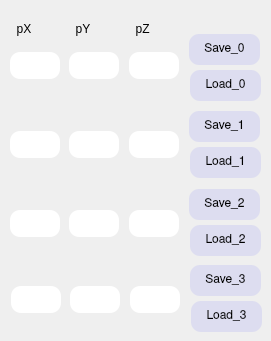
     <widget class="QWidget" name="tab_2">
      <attribute name="title">
       <string>Correct Tool_Coor</string>
      </attribute>
      <widget class="QLineEdit" name="e_toolx_0">
       <property name="geometry">
        <rect>
         <x>10</x>
         <y>52</y>
         <width>50</width>
         <height>27</height>
        </rect>
       </property>
       <property name="styleSheet">
        <string notr="true">QLineEdit {
    border: 0px solid gray;
    border-radius: 10px;
    padding: 0 8px;
    background: white;
    selection-background-color: white;
}</string>
       </property>
      </widget>
      <widget class="QLineEdit" name="e_tooly_0">
       <property name="geometry">
        <rect>
         <x>69</x>
         <y>52</y>
         <width>50</width>
         <height>27</height>
        </rect>
       </property>
       <property name="styleSheet">
        <string notr="true">QLineEdit {
    border: 0px solid gray;
    border-radius: 10px;
    padding: 0 8px;
    background: white;
    selection-background-color: white;
}</string>
       </property>
      </widget>
      <widget class="QLineEdit" name="e_toolz_0">
       <property name="geometry">
        <rect>
         <x>129</x>
         <y>52</y>
         <width>50</width>
         <height>27</height>
        </rect>
       </property>
       <property name="styleSheet">
        <string notr="true">QLineEdit {
    border: 0px solid gray;
    border-radius: 10px;
    padding: 0 8px;
    background: white;
    selection-background-color: white;
}</string>
       </property>
      </widget>
      <widget class="QLabel" name="label_22">
       <property name="geometry">
        <rect>
         <x>129</x>
         <y>20</y>
         <width>41</width>
         <height>17</height>
        </rect>
       </property>
       <property name="text">
        <string>  pZ</string>
       </property>
      </widget>
      <widget class="QLabel" name="label_21">
       <property name="geometry">
        <rect>
         <x>69</x>
         <y>20</y>
         <width>41</width>
         <height>17</height>
        </rect>
       </property>
       <property name="text">
        <string>  pY</string>
       </property>
      </widget>
      <widget class="QLabel" name="label_20">
       <property name="geometry">
        <rect>
         <x>10</x>
         <y>20</y>
         <width>41</width>
         <height>17</height>
        </rect>
       </property>
       <property name="text">
        <string>  pX</string>
       </property>
      </widget>
      <widget class="QPushButton" name="b_save_0">
       <property name="geometry">
        <rect>
         <x>189</x>
         <y>34</y>
         <width>71</width>
         <height>31</height>
        </rect>
       </property>
       <property name="font">
        <font>
         <family>Nimbus Sans L</family>
         <weight>50</weight>
         <bold>false</bold>
        </font>
       </property>
       <property name="styleSheet">
        <string notr="true">QPushButton {
    border: 0px solid gray;
    border-radius: 10px;
    padding: 0 8px;
    background:rgb(221, 221, 240);
    selection-background-color: rgb(216, 216, 216);
}</string>
       </property>
       <property name="text">
        <string>Save_0</string>
       </property>
      </widget>
      <widget class="QLineEdit" name="e_toolz_1">
       <property name="geometry">
        <rect>
         <x>129</x>
         <y>131</y>
         <width>50</width>
         <height>27</height>
        </rect>
       </property>
       <property name="styleSheet">
        <string notr="true">QLineEdit {
    border: 0px solid gray;
    border-radius: 10px;
    padding: 0 8px;
    background: white;
    selection-background-color: white;
}</string>
       </property>
      </widget>
      <widget class="QLineEdit" name="e_toolx_1">
       <property name="geometry">
        <rect>
         <x>10</x>
         <y>131</y>
         <width>50</width>
         <height>27</height>
        </rect>
       </property>
       <property name="styleSheet">
        <string notr="true">QLineEdit {
    border: 0px solid gray;
    border-radius: 10px;
    padding: 0 8px;
    background: white;
    selection-background-color: white;
}</string>
       </property>
      </widget>
      <widget class="QPushButton" name="b_save_1">
       <property name="geometry">
        <rect>
         <x>189</x>
         <y>111</y>
         <width>71</width>
         <height>31</height>
        </rect>
       </property>
       <property name="font">
        <font>
         <family>Nimbus Sans L</family>
         <weight>50</weight>
         <bold>false</bold>
        </font>
       </property>
       <property name="styleSheet">
        <string notr="true">QPushButton {
    border: 0px solid gray;
    border-radius: 10px;
    padding: 0 8px;
    background:rgb(221, 221, 240);
    selection-background-color: rgb(216, 216, 216);
}</string>
       </property>
       <property name="text">
        <string>Save_1</string>
       </property>
      </widget>
      <widget class="QLineEdit" name="e_tooly_1">
       <property name="geometry">
        <rect>
         <x>69</x>
         <y>131</y>
         <width>50</width>
         <height>27</height>
        </rect>
       </property>
       <property name="styleSheet">
        <string notr="true">QLineEdit {
    border: 0px solid gray;
    border-radius: 10px;
    padding: 0 8px;
    background: white;
    selection-background-color: white;
}</string>
       </property>
      </widget>
      <widget class="QLineEdit" name="e_toolz_2">
       <property name="geometry">
        <rect>
         <x>129</x>
         <y>210</y>
         <width>50</width>
         <height>27</height>
        </rect>
       </property>
       <property name="styleSheet">
        <string notr="true">QLineEdit {
    border: 0px solid gray;
    border-radius: 10px;
    padding: 0 8px;
    background: white;
    selection-background-color: white;
}</string>
       </property>
      </widget>
      <widget class="QPushButton" name="b_save_2">
       <property name="geometry">
        <rect>
         <x>189</x>
         <y>189</y>
         <width>71</width>
         <height>31</height>
        </rect>
       </property>
       <property name="font">
        <font>
         <family>Nimbus Sans L</family>
         <weight>50</weight>
         <bold>false</bold>
        </font>
       </property>
       <property name="styleSheet">
        <string notr="true">QPushButton {
    border: 0px solid gray;
    border-radius: 10px;
    padding: 0 8px;
    background:rgb(221, 221, 240);
    selection-background-color: rgb(216, 216, 216);
}</string>
       </property>
       <property name="text">
        <string>Save_2</string>
       </property>
      </widget>
      <widget class="QLineEdit" name="e_tooly_2">
       <property name="geometry">
        <rect>
         <x>69</x>
         <y>210</y>
         <width>50</width>
         <height>27</height>
        </rect>
       </property>
       <property name="styleSheet">
        <string notr="true">QLineEdit {
    border: 0px solid gray;
    border-radius: 10px;
    padding: 0 8px;
    background: white;
    selection-background-color: white;
}</string>
       </property>
      </widget>
      <widget class="QLineEdit" name="e_toolx_2">
       <property name="geometry">
        <rect>
         <x>10</x>
         <y>210</y>
         <width>50</width>
         <height>27</height>
        </rect>
       </property>
       <property name="styleSheet">
        <string notr="true">QLineEdit {
    border: 0px solid gray;
    border-radius: 10px;
    padding: 0 8px;
    background: white;
    selection-background-color: white;
}</string>
       </property>
      </widget>
      <widget class="QLineEdit" name="e_toolz_3">
       <property name="geometry">
        <rect>
         <x>130</x>
         <y>286</y>
         <width>50</width>
         <height>27</height>
        </rect>
       </property>
       <property name="styleSheet">
        <string notr="true">QLineEdit {
    border: 0px solid gray;
    border-radius: 10px;
    padding: 0 8px;
    background: white;
    selection-background-color: white;
}</string>
       </property>
      </widget>
      <widget class="QPushButton" name="b_save_3">
       <property name="geometry">
        <rect>
         <x>190</x>
         <y>265</y>
         <width>71</width>
         <height>31</height>
        </rect>
       </property>
       <property name="font">
        <font>
         <family>Nimbus Sans L</family>
         <weight>50</weight>
         <bold>false</bold>
        </font>
       </property>
       <property name="styleSheet">
        <string notr="true">QPushButton {
    border: 0px solid gray;
    border-radius: 10px;
    padding: 0 8px;
    background:rgb(221, 221, 240);
    selection-background-color: rgb(216, 216, 216);
}</string>
       </property>
       <property name="text">
        <string>Save_3</string>
       </property>
      </widget>
      <widget class="QLineEdit" name="e_toolx_3">
       <property name="geometry">
        <rect>
         <x>11</x>
         <y>286</y>
         <width>50</width>
         <height>27</height>
        </rect>
       </property>
       <property name="styleSheet">
        <string notr="true">QLineEdit {
    border: 0px solid gray;
    border-radius: 10px;
    padding: 0 8px;
    background: white;
    selection-background-color: white;
}</string>
       </property>
      </widget>
      <widget class="QLineEdit" name="e_tooly_3">
       <property name="geometry">
        <rect>
         <x>70</x>
         <y>286</y>
         <width>50</width>
         <height>27</height>
        </rect>
       </property>
       <property name="styleSheet">
        <string notr="true">QLineEdit {
    border: 0px solid gray;
    border-radius: 10px;
    padding: 0 8px;
    background: white;
    selection-background-color: white;
}</string>
       </property>
      </widget>
      <widget class="QPushButton" name="b_load_0">
       <property name="geometry">
        <rect>
         <x>190</x>
         <y>70</y>
         <width>71</width>
         <height>31</height>
        </rect>
       </property>
       <property name="font">
        <font>
         <family>Nimbus Sans L</family>
         <weight>50</weight>
         <bold>false</bold>
        </font>
       </property>
       <property name="styleSheet">
        <string notr="true">QPushButton {
    border: 0px solid gray;
    border-radius: 10px;
    padding: 0 8px;
    background:rgb(221, 221, 240);
    selection-background-color: rgb(216, 216, 216);
}</string>
       </property>
       <property name="text">
        <string>Load_0</string>
       </property>
      </widget>
      <widget class="QPushButton" name="b_load_1">
       <property name="geometry">
        <rect>
         <x>190</x>
         <y>147</y>
         <width>71</width>
         <height>31</height>
        </rect>
       </property>
       <property name="font">
        <font>
         <family>Nimbus Sans L</family>
         <weight>50</weight>
         <bold>false</bold>
        </font>
       </property>
       <property name="styleSheet">
        <string notr="true">QPushButton {
    border: 0px solid gray;
    border-radius: 10px;
    padding: 0 8px;
    background:rgb(221, 221, 240);
    selection-background-color: rgb(216, 216, 216);
}</string>
       </property>
       <property name="text">
        <string>Load_1</string>
       </property>
      </widget>
      <widget class="QPushButton" name="b_load_2">
       <property name="geometry">
        <rect>
         <x>190</x>
         <y>225</y>
         <width>71</width>
         <height>31</height>
        </rect>
       </property>
       <property name="font">
        <font>
         <family>Nimbus Sans L</family>
         <weight>50</weight>
         <bold>false</bold>
        </font>
       </property>
       <property name="styleSheet">
        <string notr="true">QPushButton {
    border: 0px solid gray;
    border-radius: 10px;
    padding: 0 8px;
    background:rgb(221, 221, 240);
    selection-background-color: rgb(216, 216, 216);
}</string>
       </property>
       <property name="text">
        <string>Load_2</string>
       </property>
      </widget>
      <widget class="QPushButton" name="b_load_3">
       <property name="geometry">
        <rect>
         <x>191</x>
         <y>301</y>
         <width>71</width>
         <height>31</height>
        </rect>
       </property>
       <property name="font">
        <font>
         <family>Nimbus Sans L</family>
         <weight>50</weight>
         <bold>false</bold>
        </font>
       </property>
       <property name="styleSheet">
        <string notr="true">QPushButton {
    border: 0px solid gray;
    border-radius: 10px;
    padding: 0 8px;
    background:rgb(221, 221, 240);
    selection-background-color: rgb(216, 216, 216);
}</string>
       </property>
       <property name="text">
        <string>Load_3</string>
       </property>
      </widget>
     </widget>
